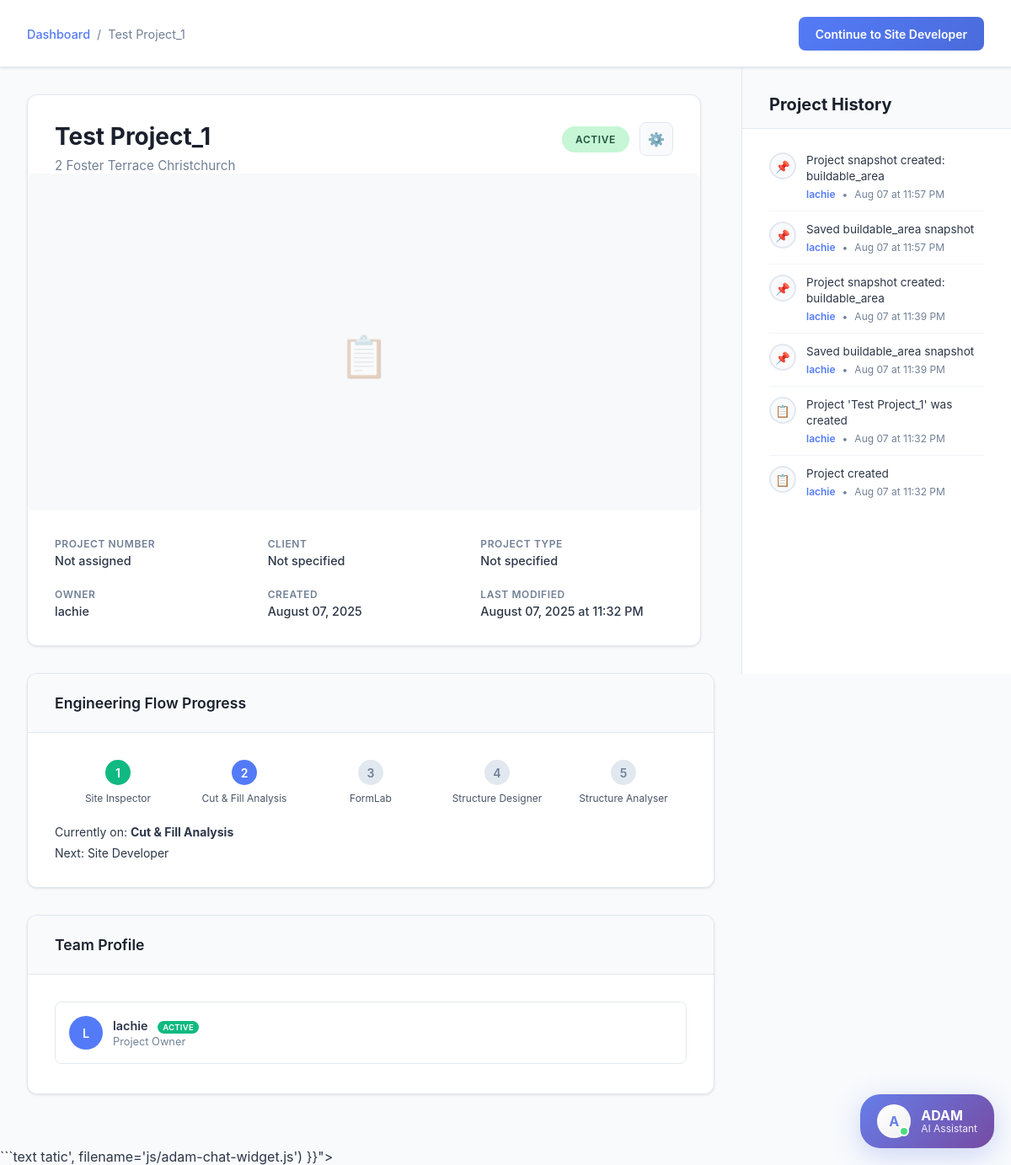
The page /project/20 (signed in) on the database its author committed.
### tables this page shows
CREATE TABLE projects (
                        id INTEGER PRIMARY KEY AUTOINCREMENT,
                        name TEXT NOT NULL,
                        project_number TEXT,
                        client_name TEXT,
                        address TEXT NOT NULL,
                        site_information TEXT,
                        project_type TEXT,
                        project_units TEXT DEFAULT 'metric',
                        project_visibility TEXT DEFAULT 'private',
                        team_members TEXT,
                        status TEXT DEFAULT 'active',
                        user_id INTEGER NOT NULL,
                        created_at DATETIME DEFAULT CURRENT_TIMESTAMP,
                        updated_at DATETIME DEFAULT CURRENT_TIMESTAMP, location_lat REAL, location_lng REAL,
                        FOREIGN KEY (user_id) REFERENCES users (id)
                    );

CREATE TABLE users (
                        id INTEGER PRIMARY KEY AUTOINCREMENT,
                        username TEXT UNIQUE NOT NULL,
                        password_hash TEXT NOT NULL,
                        email TEXT,
                        created_at DATETIME DEFAULT CURRENT_TIMESTAMP,
                        last_login DATETIME
                    , role TEXT DEFAULT "member");

CREATE TABLE project_history (
                        id INTEGER PRIMARY KEY AUTOINCREMENT,
                        project_id INTEGER NOT NULL,
                        user_id INTEGER NOT NULL,
                        event_type VARCHAR(50) NOT NULL,
                        description TEXT NOT NULL,
                        created_at DATETIME DEFAULT CURRENT_TIMESTAMP,
                        FOREIGN KEY (project_id) REFERENCES projects (id),
                        FOREIGN KEY (user_id) REFERENCES users (id)
                );

### routes/project_routes.py (the view)
    def handle_project_overview(self, project_id: int):
        try:
            user_info = session.get('user')
            if not user_info:
                from flask import redirect, url_for
                return redirect(url_for('login'))
            project = self.db_manager.get_project_by_id(project_id, user_info['id'])
            if not project:
                return "Project not found", 404
            team_members = self.db_manager.get_project_team_members(project_id)
            notes = self.db_manager.get_project_notes(project_id)
            project_history = self.db_manager.get_project_history(project_id)
            project_snapshot = self.db_manager.get_project_snapshot(project_id)
            if project_snapshot:
                app_logger.info(f"Project {project_id} snapshot found: type={project_snapshot.get('snapshot_type')}, data_length={len(str(project_snapshot.get('snapshot_data', '')))}")
            else:
                app_logger.info(f"No snapshot found for project {project_id}")
            flow_step = self._determine_flow_step(project_id)
            app_logger.info(f"Project overview page requested for project ID: {project_id}")
            return render_template('project_overview.html', user=user_info, project=project, team_members=team_members, notes=notes, project_history=project_history, project_snapshot=project_snapshot, flow_step=flow_step)
        except Exception as e:
            app_logger.error(f"Failed to render project overview page: {e}")
            return "Project overview error", 500

### templates/project_overview.html (shortened to what this page needs)
<!DOCTYPE html>
<html lang="en">
<head>
    <link href='https://api.mapbox.com/mapbox-gl-js/v3.0.1/mapbox-gl.css' rel='stylesheet' />
    <link rel="stylesheet" href="{{ url_for('static', filename='css/adam-chat-widget.css') }}">
</head>
<body class="authenticated">
    <div class="fixed-header">
        <div class="header-content">
            <div class="breadcrumb">
                <a href="/dashboard">Dashboard</a>
                <span>/</span>
                <span>{{ project.name }}</span>
            </div>
            <a href="{{ flow_step.route_url }}?project={{ project.id }}" class="header-cta-btn">{{ flow_step.button_text }}</a>
        </div>
    </div>
    <div class="page-container">
        <div class="main-content">
            <div class="project-header-card" style="position: relative; overflow: hidden;">
                <div class="project-title-section" style="padding: 2rem 2rem 0 2rem;">
                    <div>
                        <h1 class="project-title">{{ project.name }}</h1>
                        <p class="project-address">{{ project.address }}</p>
                    </div>
                    <div style="display: flex; align-items: center; gap: 12px;">
                        <span class="project-status status-{{ project.status }}">{{ project.status }}</span>
                        <button class="settings-btn" onclick="openProjectSettings()" title="Project Settings">
                            ⚙️
                        </button>
                    </div>
                </div>
                <div class="snapshot-preview" id="snapshotPreview" style="height: 400px; margin: 0; position: relative; background: #f8f9fa; border-radius: 8px; overflow: hidden;">
                    <div class="snapshot-placeholder">
                        <div class="snapshot-icon">📋</div>
                    </div>
                </div>
                <div class="project-meta-grid" style="padding: 2rem 2rem 2rem 2rem;">
                    <div class="meta-item">
                        <span class="meta-label">Project Number</span>
                        <span class="meta-value">{{ project.project_number or 'Not assigned' }}</span>
                    </div>
                    <div class="meta-item">
                        <span class="meta-label">Client</span>
                        <span class="meta-value">{{ project.client_name or 'Not specified' }}</span>
                    </div>
                    <div class="meta-item">
                        <span class="meta-label">Project Type</span>
                        <span class="meta-value">{{ project.project_type or 'Not specified' }}</span>
                    </div>
                    <div class="meta-item">
                        <span class="meta-label">Owner</span>
                        <span class="meta-value">{{ project.owner }}</span>
                    </div>
                    <div class="meta-item">
                        <span class="meta-label">Created</span>
                        <span class="meta-value">
                            {% if project.created_at %}
                                {% if project.created_at.__class__.__name__ == 'datetime' %}
                                    {{ project.created_at.strftime('%B %d, %Y') }}
                                {% else %}
                                    {{ project.created_at }}
                                {% endif %}
                            {% else %}
                                Unknown
                            {% endif %}
                        </span>
                    </div>
                    <div class="meta-item">
                        <span class="meta-label">Last Modified</span>
                        <span class="meta-value">
                            {% if project.updated_at %}
                                {% if project.updated_at.__class__.__name__ == 'datetime' %}
                                    {{ project.updated_at.strftime('%B %d, %Y at %I:%M %p') }}
                                {% else %}
                                    {{ project.updated_at }}
                                {% endif %}
                            {% else %}
                                Unknown
                            {% endif %}
                        </span>
                    </div>
                </div>
            </div>
            <div class="content-card" style="margin-bottom: 2rem;">
                <div class="card-header">
                    <h3 class="card-title">Engineering Flow Progress</h3>
                </div>
                <div class="card-content">
                    <div class="flow-progress">
                        <div class="progress-steps">
                            <div class="progress-step {{ 'completed' if flow_step.current_step > 1 else 'current' if flow_step.current_step == 1 else '' }} clickable" onclick="navigateToStep(1, {{ project.id }})">
                                <div class="step-circle">1</div>
                                <div class="step-label">Site Inspector</div>
                            </div>
                            <div class="progress-step {{ 'completed' if flow_step.current_step > 2 else 'current' if flow_step.current_step == 2 else '' }} clickable" onclick="navigateToStep(2, {{ project.id }})">
                                <div class="step-circle">2</div>
                                <div class="step-label">Cut &amp; Fill Analysis</div>
                            </div>
                            <div class="progress-step {{ 'completed' if flow_step.current_step > 3 else 'current' if flow_step.current_step == 3 else '' }} clickable" onclick="navigateToStep(3, {{ project.id }})">
                                <div class="step-circle">3</div>
                                <div class="step-label">FormLab</div>
                            </div>
                            <div class="progress-step {{ 'completed' if flow_step.current_step > 4 else 'current' if flow_step.current_step == 4 else '' }} clickable" onclick="navigateToStep(4, {{ project.id }})">
                                <div class="step-circle">4</div>
                                <div class="step-label">Structure Designer</div>
                            </div>
                            <div class="progress-step {{ 'completed' if flow_step.current_step > 5 else 'current' if flow_step.current_step == 5 else '' }} clickable" onclick="navigateToStep(5, {{ project.id }})">
                                <div class="step-circle">5</div>
                                <div class="step-label">Structure Analyser</div>
                            </div>
                        </div>
                        <div class="progress-summary">
                            <p>Currently on: <strong>{{ flow_step.step_name }}</strong></p>
                            {% if flow_step.current_step < 4 %}
                                <p>Next: {{ flow_step.next_step_name }}</p>
                            {% else %}
                                <p>Engineering flow completed! ✅</p>
                            {% endif %}
                        </div>
                    </div>
                </div>
            </div>
            <div class="content-card team-profile">
                <div class="card-header">
                    <h3 class="card-title">Team Profile</h3>
                </div>
                <div class="card-content">
                    <div class="team-member">
                        <div class="member-avatar">
                        {% if user and user.profile_picture %}
                            <img src="{{ url_for('static', filename='uploads/profile_pictures/' + user.profile_picture.split('/')[-1]) }}" alt="Profile Picture" style="width: 100%; height: 100%; object-fit: cover; border-radius: 50%;">
                        {% else %}
                            {{ project.owner[0].upper() if project.owner else 'U' }}
                        {% endif %}
                    </div>
                        <div class="member-info">
                            <div class="member-name">
                                {{ project.owner }}
                                {% if user and user.username == project.owner %}
                                    <span class="active-badge">Active</span>
                                {% endif %}
                            </div>
                            <div class="member-role">Project Owner</div>
                        </div>
                    </div>
                    {% if team_members %}
                        {% for member in team_members %}
                            <div class="team-member">
                                <div class="member-avatar">
                                    {% if member.profile_picture %}
                                        <img src="{{ url_for('static', filename='uploads/profile_pictures/' + member.profile_picture.split('/')[-1]) }}" alt="Profile Picture" style="width: 100%; height: 100%; object-fit: cover; border-radius: 50%;">
                                    {% else %}
                                        {{ member.display_name[0].upper() if member.display_name else 'U' }}
                                    {% endif %}
                                </div>
                                <div class="member-info">
                                    <div class="member-name">
                                        {{ member.display_name }}
                                        {% if user and user.id == member.id %}
                                            <span class="active-badge">Active</span>
                                        {% endif %}
                                    </div>
                                    <div class="member-role">{{ member.role or 'Team Member' }}</div>
                                </div>
                            </div>
                        {% endfor %}
                    </div>{% else %}
                            <div class="no-data">Project not shared with team members yet.</div>
                        {% endif %}
                    </div>
</div>
            </div>
        </div>
        <div class="history-sidebar">
            <div class="history-header">
                <h3 class="history-title">Project History</h3>
            </div>
            <div class="history-content">
                {% if project_history %}
                    {% for event in project_history %}
                        <div class="history-item">
                            <div class="history-icon">
                                {% if event.event_type == 'created' %}
                                    📋
                                {% elif event.event_type == 'note_added' %}
                                    📝
                                {% elif event.event_type == 'comment_added' %}
                                    💬
                                {% elif event.event_type == 'member_joined' %}
                                    👥
                                {% elif event.event_type == 'status_changed' %}
                                    🔄
                                {% else %}
                                    📌
                                {% endif %}
                            </div>
                            <div class="history-details">
                                <div class="history-description">{{ event.description }}</div>
                                <div class="history-meta">                                    <span class="history-user">{{ event.user_name }}</span>
                                    <span>•</span>
                                    <span>
                                        {% if event.created_at %}
                                            {% if event.created_at.__class__.__name__ == 'datetime' %}
                                                {{ event.created_at.strftime('%b %d at %I:%M %p') }}
                                            {% else %}
                                                {{ event.created_at }}
                                            {% endif %}
                                        {% else %}
                                            Unknown time
                                        {% endif %}
                                    </span>
                                </div>
                            </div>
                        </div>
                    {% endfor %}
                {% else %}
                    <div class="no-data">
                        <div style="font-size: 2rem; margin-bottom: 0.5rem;">📋</div>
                        <p>Project history will appear here</p>
                    </div>
                {% endif %}
            </div>
        </div>
    <script src="/static/js/core.js"></script>```text
    tatic', filename='js/adam-chat-widget.js') }}"></script>
</body>
</html>

### rows shown on the page
projects: name "Test Project_1", address "2 Foster Terrace Christchurch", status "ACTIVE", project_number "Not assigned", client_name "Not specified"
users: owner "lachie", username "L"
project_history: description "Project snapshot created: buildable_area", user_name "lachie", created_at "Aug 07 at 11:57 PM"
project_history: description "Saved buildable_area snapshot", user_name "lachie", created_at "Aug 07 at 11:57 PM"
project_history: description "Project snapshot created: buildable_area", user_name "lachie", created_at "Aug 07 at 11:39 PM"
project_history: description "Saved buildable_area snapshot", user_name "lachie", created_at "Aug 07 at 11:39 PM"
project_history: description "Project 'Test Project_1' was created", user_name "lachie", created_at "Aug 07 at 11:32 PM"
project_history: description "Project created", user_name "lachie", created_at "Aug 07 at 11:32 PM"

### other values the page prints
{{ flow_step.button_text }} "Continue to Site Developer"
{{ project.project_type or 'Not specified' }} "Not specified"
{{ project.created_at.strftime('%B %d, %Y') }} "August 07, 2025"
{{ project.updated_at.strftime('%B %d, %Y at %I:%M %p') }} "August 07, 2025 at 11:32 PM"
{{ flow_step.step_name }} "Cut & Fill Analysis"
{{ flow_step.next_step_name }} "Site Developer"
